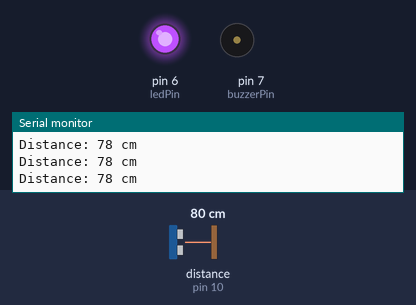
Bench run of a sketch on a simulated Arduino Uno, built with avr-gcc and run on an emulated ATmega328P. Parts: output pins drawn as LEDs (lit = HIGH), buzzer (waves = sounding), the last lines printed to the serial monitor. Wiring (from diagram.json): ultrasonic range finder: trigger pin 9; echo pin 10. The test bench sets the inputs (shaded band); at power-on: distance to the obstacle (sensor on pin 10) 80 cm. The echo pulse lasts 58.3 µs per cm; pins used as bus, display or sensor lines are not drawn.

Above: at 1.2 s.
1.3 s: distance to the obstacle (sensor on pin 10) set to 4 cm
At 2.5 s:
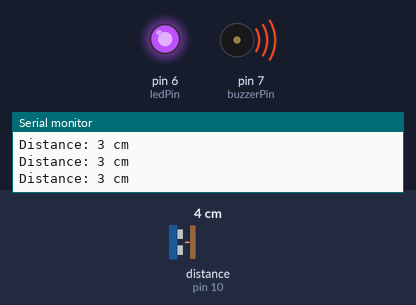
2.8 s: distance to the obstacle (sensor on pin 10) set to 9 cm
4.3 s: distance to the obstacle (sensor on pin 10) set to 13 cm
At 5.29 s:
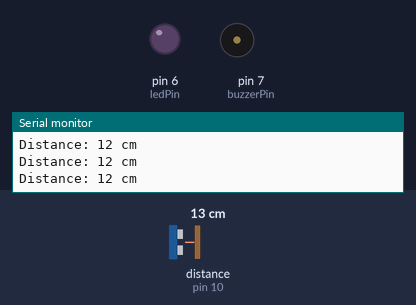
7.3 s: distance to the obstacle (sensor on pin 10) set to 2 cm
8.8 s: distance to the obstacle (sensor on pin 10) set to 153 cm
At 10.1 s:
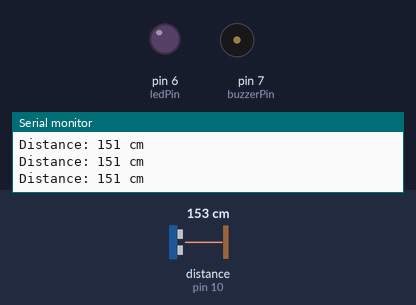
Timing chart, 0 to 11.3 s (numbered marks = the images above; inputs shaded):
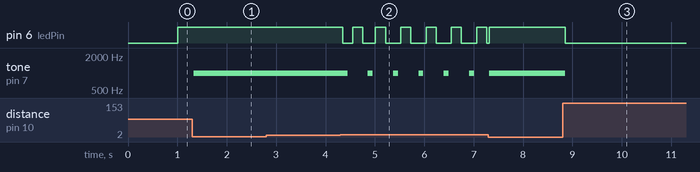

The sketch:

sketch.ino
```cpp
// Pin Definitions
const int trigPin = 9;
const int echoPin = 10;
const int ledPin = 6;
const int buzzerPin = 7;

// Timing variables
unsigned long previousLEDBlinkMillis = 0;
unsigned long previousBuzzerMillis = 0;
bool ledState = false;

void setup() {
  pinMode(trigPin, OUTPUT);
  pinMode(echoPin, INPUT);
  pinMode(ledPin, OUTPUT);
  pinMode(buzzerPin, OUTPUT);
  Serial.begin(9600);
}

void loop() {
  // Trigger the ultrasonic pulse
  digitalWrite(trigPin, LOW);
  delayMicroseconds(2);
  digitalWrite(trigPin, HIGH);
  delayMicroseconds(10);
  digitalWrite(trigPin, LOW);

  // Read echo duration and convert to distance
  long duration = pulseIn(echoPin, HIGH);
  int distance = duration * 0.034 / 2;

  // Debug output
  Serial.print("Distance: ");
  Serial.print(distance);
  Serial.println(" cm");

  unsigned long currentMillis = millis();

  if (distance <= 10) {
    // Zone 1: Critical Danger (0–10 cm)
    digitalWrite(ledPin, HIGH);    // LED stays ON
    tone(buzzerPin, 1000);         // Buzzer continuously ON
  }
  else if (distance > 10 && distance <= 50) {
    // Zone 2: High Alert (11–50 cm)

    // LED: Blink every 200 ms
    if (currentMillis - previousLEDBlinkMillis >= 200) {
      ledState = !ledState;
      digitalWrite(ledPin, ledState);
      previousLEDBlinkMillis = currentMillis;
    }

    // Buzzer: Beep every 500 ms
    if (currentMillis - previousBuzzerMillis >= 500) {
      tone(buzzerPin, 1000);
      delay(100);
      noTone(buzzerPin);
      previousBuzzerMillis = currentMillis;
    }
  }
  else if (distance > 50 && distance <= 150) {
    // Zone 3: Caution (51–150 cm)

    // LED: Blink every 1000 ms
    if (currentMillis - previousLEDBlinkMillis >= 1000) {
      ledState = !ledState;
      digitalWrite(ledPin, ledState);
      previousLEDBlinkMillis = currentMillis;
    }

    // Buzzer: Beep every 2000 ms
    if (currentMillis - previousBuzzerMillis >= 2000) {
      tone(buzzerPin, 1000);
      delay(100);
      noTone(buzzerPin);
      previousBuzzerMillis = currentMillis;
    }
  }
  else {
    // Zone 4: Safe Zone (>150 cm)
    digitalWrite(ledPin, LOW);     // LED OFF
    noTone(buzzerPin);             // Buzzer OFF
  }

  delay(50); // Short delay for stability
}
```

Measured:
- the behaviour switches between 11 and 12 cm on distance to the obstacle (sensor on pin 10) (found by bisection; images 1 and 2)
- after the input at 1.3 s, pin 6 (ledPin): stays HIGH (without the input it goes to LOW after 0.76 s)
- after the input at 4.3 s, pin 6 (ledPin): HIGH → LOW after 0.05 s, then repeats every 0.46 s: HIGH 0.21 s, LOW 0.25 s; tone on pin 7 (buzzerPin): alternates 1000 Hz for 0.10 s and silent for 0.41 s, starting after 0.15 s
- after the input at 8.8 s, pin 6 (ledPin): HIGH → LOW after 0.05 s; tone on pin 7 (buzzerPin): 1000 Hz → silent after 0.05 s
